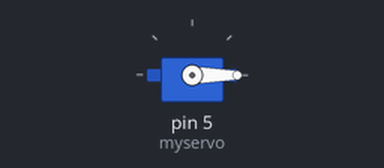
This sketch was run on a simulated Arduino Uno, built with avr-gcc and run on an emulated ATmega328P. On the bench: servo.

Above: at 0.05 s.
At 0.75 s:
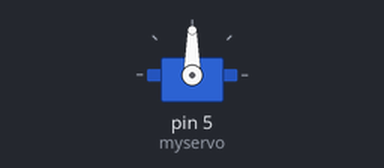
At 1.5 s:
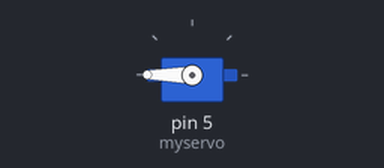
Timing chart, 0 to 3.5 s (numbered marks = the images above):
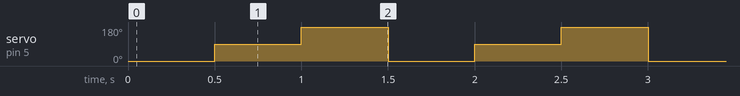

The sketch:

s27.ino
```cpp
#include <Servo.h>

Servo myservo;
void setup() {
  myservo.attach(5);
}

void loop() {
  myservo.write(0);
  delay(500);
  myservo.write(90);
  delay(500);
  myservo.write(180);
  delay(500);
}
```

Measured:
- by itself, servo on pin 5 (myservo): repeats every 1.5 s: 180° 0.50 s, 0° 0.50 s, 90° 0.50 s
